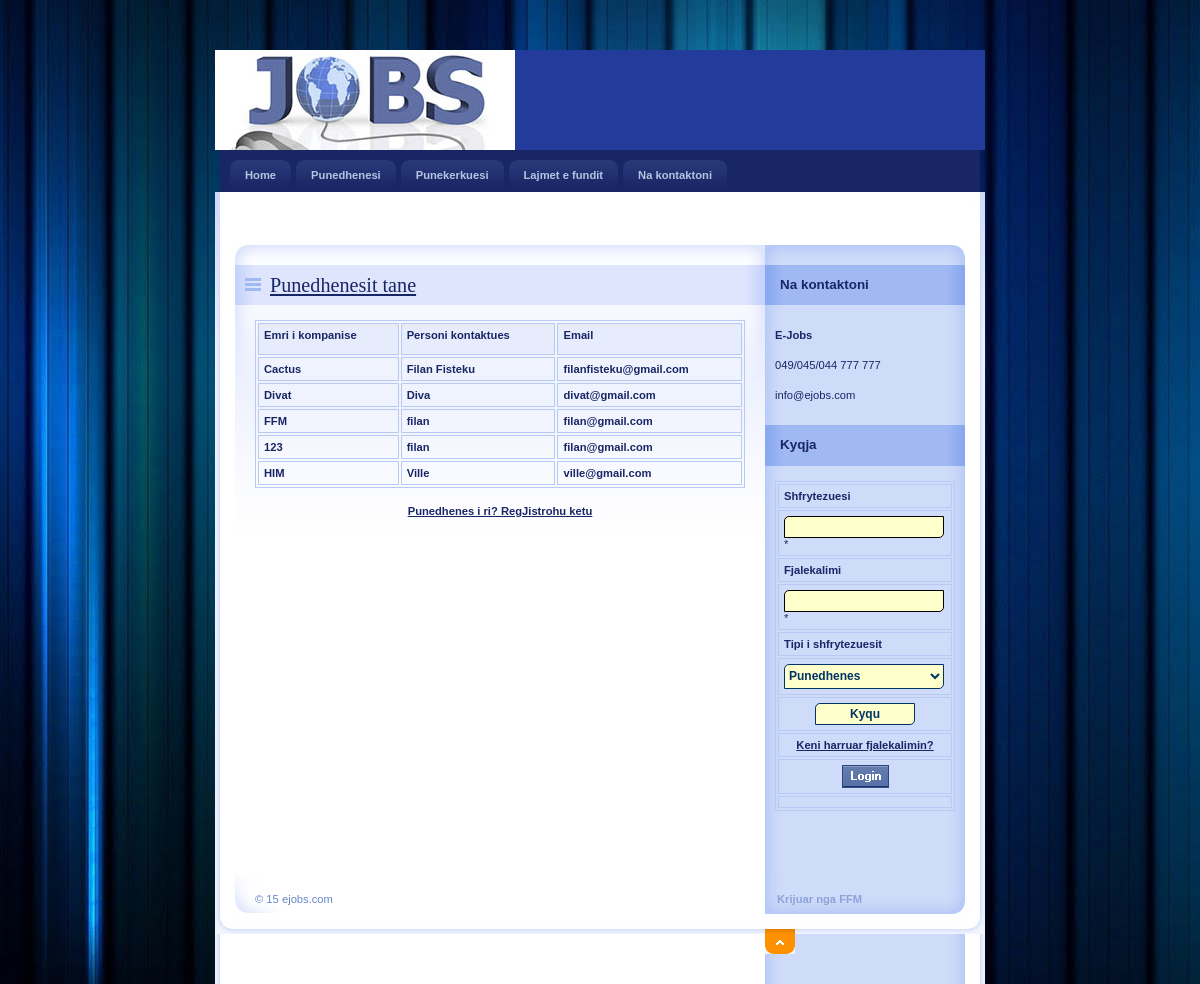
The app's page /Punedhenes.php with its own data.
### tables this page shows
CREATE TABLE IF NOT EXISTS `punedhenesit` (
  `PunedhenesiId` int(11) NOT NULL AUTO_INCREMENT,
  `KompaniaEmri` varchar(20) NOT NULL,
  `PersoniKontaktues` varchar(20) NOT NULL,
  `Adresa` varchar(100) NOT NULL,
  `Qyteti` varchar(20) NOT NULL,
  `Email` varchar(40) NOT NULL,
  `Telefoni` bigint(20) NOT NULL,
  `Pozita` varchar(40) NOT NULL,
  `Status` varchar(10) NOT NULL,
  `UserName` varchar(20) NOT NULL,
  `Password` varchar(20) NOT NULL,
  `Pyetja` varchar(100) NOT NULL,
  `Pergjigjja` varchar(50) NOT NULL,
  PRIMARY KEY (`PunedhenesiId`)
);

### Punedhenes.php (the view, shortened to what this page needs)
<html>
<head>
    <link rel="stylesheet" media="screen,projection" type="text/css" href="./css/main.css" />
</head>
<body id="www-url-cz">
<div id="main" class="box">
<?php
include "Header.php"
?>
<?php
include "menyja.php"
?>
    <div id="page" class="box">
    <div id="page-in" class="box">
        <div id="strip" class="box noprint">
            <p id="breadcrumbs">&nbsp;</p>
        </div>
        <div id="content">
            <div class="article">
                <h2><span><a href="#">Punedhenesit tane</a></span></h2>
                <p>
              <table width="100%" border="1" cellpadding="1" cellspacing="2" bordercolor="#006699" >
<tr>
<th height="32" bgcolor="#006699" class="style3"><div align="left" class="style9 style5 style2"><strong>Emri i kompanise</strong></div></th>
<th bgcolor="#006699" class="style3"><div align="left" class="style9 style5 style2"><strong>Personi kontaktues</strong></div></th>
<th bgcolor="#006699" class="style3"><div align="left" class="style9 style5 style2"><strong>Email</strong></div></th>
</tr>
<?php
$con = mysql_connect("localhost","root","123456");
$sql = "select * from punedhenesit where Status='Confirm'";
$result = mysql_query($sql,$con);
while($row = mysql_fetch_array($result))
{
$KompaniaEmri=$row['KompaniaEmri'];
$PersoniKontaktues=$row['PersoniKontaktues'];
$Email=$row['Email'];
?>
<tr>
<td class="style3"><div align="left" class="style9 style5"><strong><?php echo $KompaniaEmri;?></strong></div></td>
<td class="style3"><div align="left" class="style9 style5"><strong><?php echo $PersoniKontaktues;?></strong></div></td>
<td class="style3"><div align="left" class="style9 style5"><strong><?php echo $Email;?></strong></div></td>
</tr>
<?php
}
?>
</table>
                </p>
                <div align="center"><a href="PunedhenesRegj.php"><strong>Punedhenes i ri? RegJistrohu ketu</strong></a>
                  </div>
              <p class="btn-more box noprint">&nbsp;</p>
          </div>
        </div>
<?php
include "Aside.php"
?>
    </div>
    </div>
<?php
include "footer.php"
?>
</div>
</body>
</html>

### css/main.css (style rules this page uses)
* { min-height:1px; }
body { border:0; margin:0; padding:0; background:#233C9B url("../design/3.jpg") 0 0 no-repeat; font:70%/160% "verdana",sans-serif; color:#192666; _text-align:center; }
a { color:#192666; }
p { border:0; margin:15px 0; padding:0; line-height:30px; }
div { display:block; border:0; margin:0; padding:0; }
h1, h2, h3, h4, h5 { border:0; margin:15px 0 10px 0; padding:0; font-weight:bold; }
h2 { font-size:180%; line-height:100%; font-family:"georgia",serif; font-weight:normal; }
table { display:table; margin:15px 0; padding:0; border:1px solid #B7CAF6; font-size:100%; }
tr { display:table-row; }
th, td { display: table-cell; border:1px solid #B7CAF6; margin:0; padding:5px; vertical-align:top; text-align:left; }
th { background:#E7ECFD; text-align:center; color:#192666; font-weight:bold; }
a, img, span { border:0; margin:0; padding:0; }
strong, .strong { font-weight:bold; }
.box { min-height:1px; _height:1px; }
.box:after { content:"."; display:block; line-height:0px; font-size:0px; visibility:hidden; clear:both; }
#main { width:770px; margin:50px auto 0 auto; _text-align:left; }
#page { width:770px; min-height:1px; background:#FFF url("../design/bg_page.gif") 0 0 repeat-y; _height:1px; }
#page-in { min-height:1px; padding:10px 0; background:url("../design/bg_page_in.jpg") 0 0 no-repeat; _height:1px; }
#strip { position:relative; clear:both; padding:3px 20px 10px 20px; color:#6182D1; }
#strip p { margin:0; }
#strip #breadcrumbs { width:520px; margin:0; padding:0; }
#content { float:left; width:530px; _width:550px; margin:0; padding:0 0 0 20px; }
#content .article { clear:both; margin:0; padding:20px; background:url("../design/content_article_bg.jpg") 0 0 no-repeat; }
#content .article h2 { margin:0 -20px; padding:10px; background:#DEE5FD url("../design/content_title_bg.gif") 0 0 repeat-y; color:#192666; }
#content .article h2 span { background:url("../design/ico_list.gif") 0 50% no-repeat; padding-left:25px; }
#content .article p { text-align:justify; }
#content .btn-more { margin:0 0 15px 0; padding:0; border:0; position:relative; }

### Punedhenes.php (style rules this page uses)
.style2 { font-weight: bold }

### records on screen
punedhenesit: KompaniaEmri "Cactus", PersoniKontaktues "Filan Fisteku", Email "filanfisteku@gmail.com"
punedhenesit: KompaniaEmri "Divat", PersoniKontaktues "Diva", Email "divat@gmail.com"
punedhenesit: KompaniaEmri "FFM", PersoniKontaktues "filan", Email "filan@gmail.com"
punedhenesit: KompaniaEmri "123", PersoniKontaktues "filan", Email "filan@gmail.com"
punedhenesit: KompaniaEmri "HIM", PersoniKontaktues "Ville", Email "ville@gmail.com"
